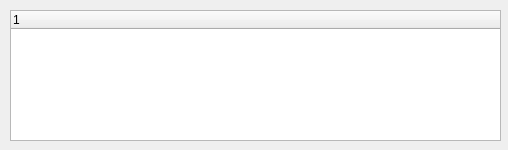
<ui version="4.0">
 <class>EventListDlgClass</class>
 <widget class="QDialog" name="EventListDlgClass">
  <property name="geometry">
   <rect>
    <x>0</x>
    <y>0</y>
    <width>508</width>
    <height>150</height>
   </rect>
  </property>
  <property name="windowTitle">
   <string>EventListDlg</string>
  </property>
  <widget class="QTreeWidget" name="listWidget">
   <property name="geometry">
    <rect>
     <x>10</x>
     <y>10</y>
     <width>491</width>
     <height>131</height>
    </rect>
   </property>
  </widget>
 </widget>
 <layoutdefault spacing="6" margin="11"/>
 <resources/>
</ui>
